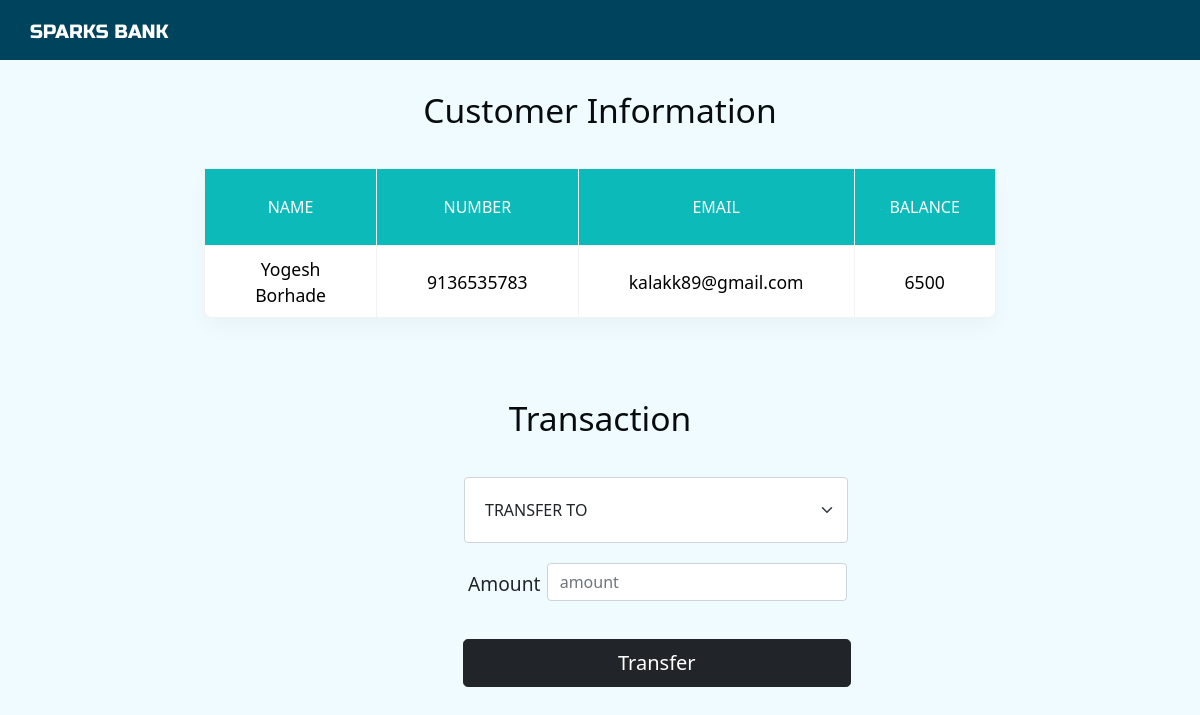
The app's page /transfer.php?id=4 with its own data.
### tables this page shows
CREATE TABLE IF NOT EXISTS `customer` (
  `id` INT(144) NOT NULL UNIQUE ,
  `name` VARCHAR(1000) NOT NULL,
  `number` VARCHAR(1000) not null,
  `email` VARCHAR(1000) NOT NULL UNIQUE,
  `balance` VARCHAR(10000)
);

### transfer.php (the view, shortened to what this page needs)
<!DOCTYPE html>
<html lang="en" dir="ltr">
  <head>
    <link rel="stylesheet" href="style.css">
    <link href="https://cdn.jsdelivr.net/npm/bootstrap@5.0.1/dist/css/bootstrap.min.css" rel="stylesheet">
  </head>
  <body>
    <?php include 'panel.php'; ?>
    <div class="subbody">
      <h2 class="vheading">Customer Information</h2>
            <?php
            include 'connection.php';
            $id=$_GET['id'];
            $squery="select * from customer where id=$id";
            $q=mysqli_query($conn,$squery);
            while($res=mysqli_fetch_array($q))
            {?>
              <table class="ttable" style="height:150px;">
              <tr>
                <th>Name</th>
                <th>Number</th>
                <th>Email</th>
                <th>Balance</th>
              </tr>
              <tr>
                <td><?php echo $res['name']; ?></td>
                <td><?php echo $res['number']; ?></td>
                <td><?php echo $res['email']; ?></td>
                <td><?php echo $res['balance']; ?></td>
              </tr>
              </table>
            <?php
          } ?>
      <h2 class="vheading">Transaction</h2>
      <form class="row gy-2 gx-3 align-items-center" action="" style="margin-left: 38%; margin-right:25%;" method="post">
        <div class="form" >
          <select class="form-select" placeholder="transfer to" name="rid">
            <option selected hidden disabled >TRANSFER TO</option>
          </select>
        </div>
        <div class="mb-3 row" >
          <label for="amount" class="col-sm-2 col-form-label" id="amount">Amount</label>
          <div class="col-sm-10">
            <input required type="text" placeholder="amount" name="tamount" id="amountbtn" class="form-control" style="margin-top:20px; width:300px;">
          </div>
        </div>
            <div class="button-container" >
          <button name="transfer" class="btn btn-lg btn-dark tbtn" style="padding-left:154px; padding-right:154px;">Transfer</button>
        </div>
    </div>
  </body>
</html>

### style.css (style rules this page uses)
body { margin: 0; padding: 0; }
.vheading { text-align: center; padding-top:30px; padding-bottom: 30px; font-size: 2.1em; color: #090c0e }
.subbody { background-color: #f0fbff; height: 1000px; }
table { border-collapse:collapse; background-color:#fff; box-shadow: 0 10px 20px 0 rgba(0,0,0,.03); border-radius: 10px; margin : auto; width:20%; margin-bottom: 50px; }
th,td { border:1px solid #f2f2f2; padding: 8px 50px; text-align: center; color: black; }
th { text-transform: uppercase; font-weight: 500; background-color: #0cbaba; color:white; padding: 25px 30px; }
td { font-size: 1.1em; }
.row { width:400px; }
.form-select { padding: 20px; }
#amount { font-size: 1.2em; margin-top: 20px; }
#amountbtn { margin-left: 16px; }
.button-container { padding: 10px 35px; }
div.form { display: block; text-align: center; }
form { margin-left: 25%; margin-right:25%; width: 50%; }
.tbtn { position: relative; right: 28px; }

### records on screen
customer: name "Yogesh Borhade", number "9136535783", email "kalakk89@gmail.com", balance "6500"
